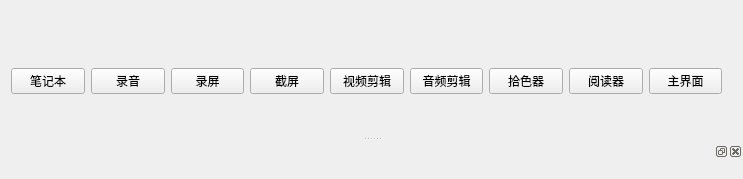
<?xml version="1.0" encoding="UTF-8"?>
<ui version="4.0">
 <class>SimplifiedWindow</class>
 <widget class="QMainWindow" name="SimplifiedWindow">
  <property name="geometry">
   <rect>
    <x>0</x>
    <y>0</y>
    <width>743</width>
    <height>179</height>
   </rect>
  </property>
  <property name="windowTitle">
   <string>MainWindow</string>
  </property>
  <widget class="QWidget" name="centralwidget">
   <widget class="QWidget" name="">
    <property name="geometry">
     <rect>
      <x>11</x>
      <y>66</y>
      <width>711</width>
      <height>30</height>
     </rect>
    </property>
    <layout class="QHBoxLayout" name="horizontalLayout">
     <item>
      <widget class="QPushButton" name="note_book">
       <property name="text">
        <string>笔记本</string>
       </property>
      </widget>
     </item>
     <item>
      <widget class="QPushButton" name="recording">
       <property name="text">
        <string>录音</string>
       </property>
      </widget>
     </item>
     <item>
      <widget class="QPushButton" name="screen_recording">
       <property name="text">
        <string>录屏</string>
       </property>
      </widget>
     </item>
     <item>
      <widget class="QPushButton" name="screen_shot">
       <property name="text">
        <string>截屏</string>
       </property>
      </widget>
     </item>
     <item>
      <widget class="QPushButton" name="video_clip">
       <property name="text">
        <string>视频剪辑</string>
       </property>
      </widget>
     </item>
     <item>
      <widget class="QPushButton" name="audio_clips">
       <property name="text">
        <string>音频剪辑</string>
       </property>
      </widget>
     </item>
     <item>
      <widget class="QPushButton" name="color_picker">
       <property name="text">
        <string>拾色器</string>
       </property>
      </widget>
     </item>
     <item>
      <widget class="QPushButton" name="reader">
       <property name="text">
        <string>阅读器</string>
       </property>
      </widget>
     </item>
     <item>
      <widget class="QPushButton" name="main_window">
       <property name="text">
        <string>主界面</string>
       </property>
      </widget>
     </item>
    </layout>
   </widget>
  </widget>
  <widget class="QDockWidget" name="dockWidget">
   <attribute name="dockWidgetArea">
    <number>8</number>
   </attribute>
   <widget class="QWidget" name="dockWidgetContents">
    <layout class="QHBoxLayout" name="horizontalLayout_2">
     <item>
      <widget class="QStackedWidget" name="stackedWidget">
       <widget class="QWidget" name="page"/>
       <widget class="QWidget" name="page_2"/>
      </widget>
     </item>
    </layout>
   </widget>
  </widget>
 </widget>
 <resources/>
 <connections/>
</ui>
